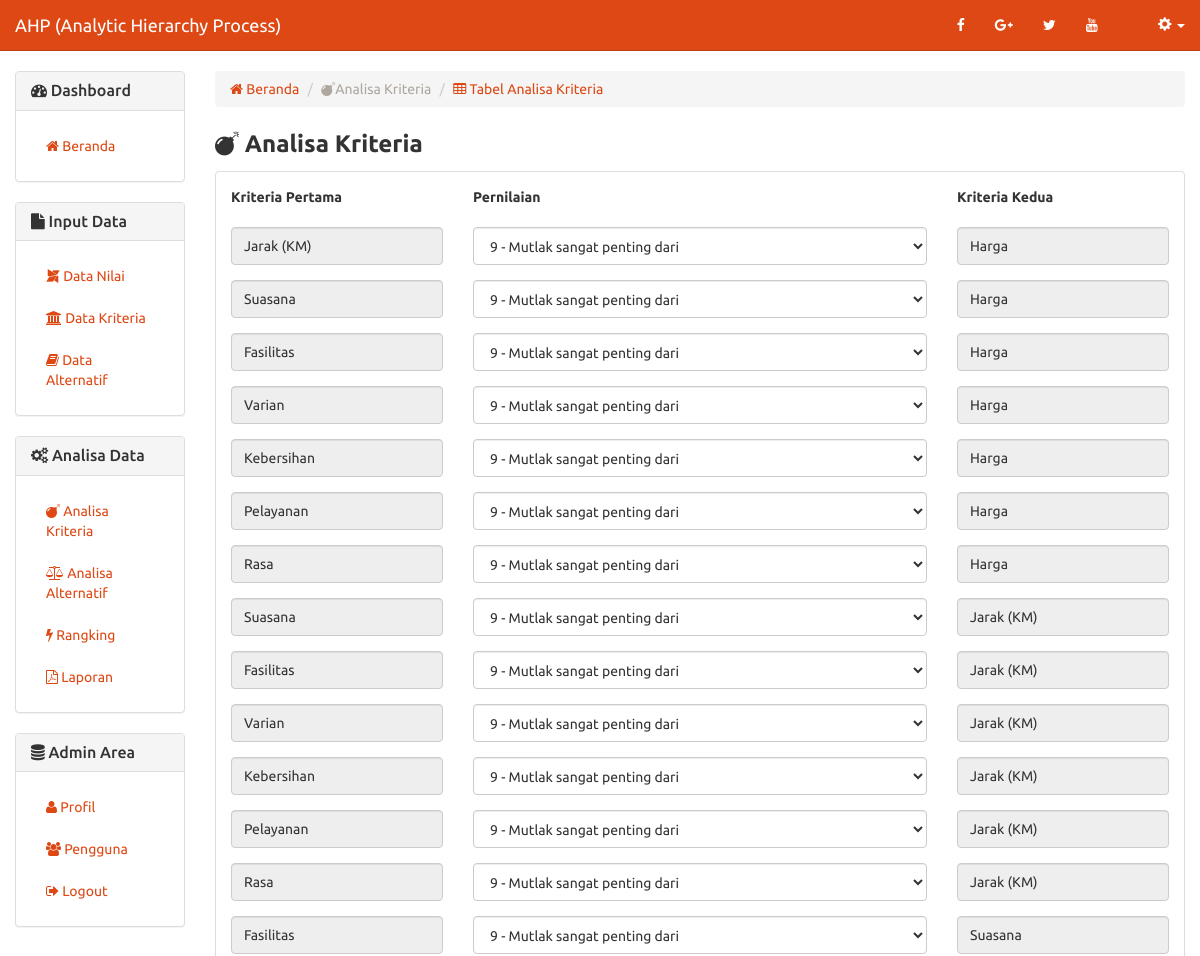
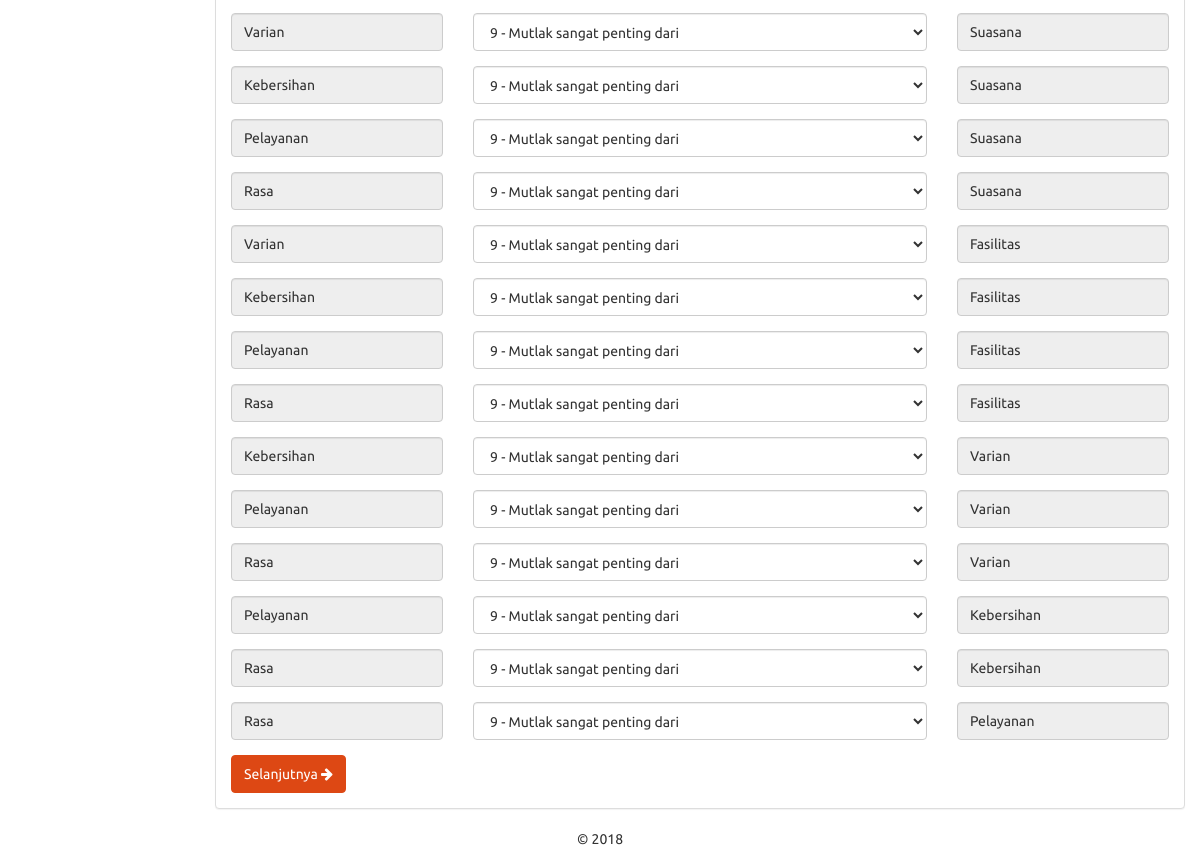
/analisa-kriteria.php, run on the app's committed database (2 pictures, top to bottom).
### tables this page shows
CREATE TABLE `ahp_data_kriteria` (
  `id_kriteria` int(2) NOT NULL,
  `nama_kriteria` varchar(45) NOT NULL,
  `jumlah_kriteria` double NOT NULL,
  `bobot_kriteria` double NOT NULL
);

### includes/kriteria.inc.php (called while the page is built, shortened)
<?php
class Kriteria{
	private $conn;
	private $table_name = "ahp_data_kriteria";
	public function __construct($db){
		$this->conn = $db;
	}
	function readSatu($a){
		$query = "SELECT * FROM " . $this->table_name . " WHERE id_kriteria='$a' LIMIT 0,1";
		$stmt = $this->conn->prepare( $query );
		$stmt->execute();
		return $stmt;
	}
}
?>

### includes/nilai.inc.php (called while the page is built, shortened)
<?php
class Nilai{
	private $conn;
	private $table_name = "ahp_nilai";
	public function __construct($db){
		$this->conn = $db;
	}
	function readAll(){
		$query = "SELECT * FROM ".$this->table_name." ORDER BY id_nilai ASC";
		$stmt = $this->conn->prepare( $query );
		$stmt->execute();
		return $stmt;
	}
}
?>

### analisa-kriteria.php (the view, shortened to what this page needs)
<?php
include_once 'header.php';
include_once 'includes/kriteria.inc.php';
$pro1 = new Kriteria($db);
include_once 'includes/nilai.inc.php';
$pro2 = new Nilai($db);
?>
		<div class="row">
		  <div class="col-xs-12 col-sm-12 col-md-2">
		  <?php
			include_once 'sidebar.php';
			?>
		  </div>
		  <div class="col-xs-12 col-sm-12 col-md-10">
		  <ol class="breadcrumb">
			  <li><a href="index.php"><span class="fa fa-home"></span> Beranda</a></li>
			  <li class="active"><span class="fa fa-bomb"></span>Analisa Kriteria</li>
	  		  <li><a href="analisa-kriteria-tabel.php"><span class="fa fa-table"></span> Tabel Analisa Kriteria</a></li>
			</ol>
		  	<p style="margin-bottom:10px;">
		  		<strong style="font-size:18pt;"><span class="fa fa-bomb"></span> Analisa Kriteria</strong>
		  	</p>
		  	<div class="panel panel-default">
		<div class="panel-body">
			    <form method="post" action="analisa-kriteria-tabel.php">
				<div class="row">
					  <div class="col-xs-12 col-md-3">
						<div class="form-group">
							<label>Kriteria Pertama</label>
						</div>
					  </div>
					  <div class="col-xs-12 col-md-6">
						<div class="form-group">
							<label>Pernilaian</label>
						</div>
					  </div>
					  <div class="col-xs-12 col-md-3">
						<div class="form-group">
							<label>Kriteria Kedua</label>
						</div>
					  </div>
					</div>
					<?php
						$kriteria = 8 + 1;
						$i = 1;
						$j = 2;
						for ($baris=$i;$baris<$kriteria;$baris++){
							for ($kolom=$j;$kolom<$kriteria;$kolom++){
					?>
					<div class="row">
						<div class="col-xs-12 col-md-3">
						<div class="form-group">
							<?php
								$stmt2 = $pro1->readSatu($kolom);
								while($row1 = $stmt2->fetch(PDO::FETCH_ASSOC)){
							?>
							<input type="text" class="form-control" value="<?php echo $row1['nama_kriteria'] ?>" readonly />
							<?php
								}
							?>
						</div>
						</div>
						<div class="col-xs-12 col-md-6">
						<div class="form-group">
							<select class="form-control" name="<?php echo $baris.$kolom ?>">
								<?php
								$stmt1 = $pro2->readAll();
								while ($row2 = $stmt1->fetch(PDO::FETCH_ASSOC)){
								?>
								<option value="<?php echo $row2['jum_nilai'] ?>"><?php echo $row2['jum_nilai'] ?> - <?php echo $row2['ket_nilai'] ?></option>
								<?php
								}
								?>
							</select>
						</div>
						</div>
						<div class="col-xs-12 col-md-3">
						<div class="form-group">
							<?php
								$stmt3 = $pro1->readSatu($baris);
								while($row3 = $stmt3->fetch(PDO::FETCH_ASSOC)){
							?>
							<input type="text" class="form-control" value="<?php echo $row3['nama_kriteria'] ?>" readonly />
							<?php
								}
							?>
						</div>
						</div>
					</div>
					<?php
							}
							$j = $j+1;
						}
					?>
					<button type="submit" name="subankr" class="btn btn-primary"> Selanjutnya <span class="fa fa-arrow-right"></span></button>
				</form>
		  </div></div></div>
		</div>
		<?php
include_once 'footer.php';
?>

### data on the page
ahp_data_kriteria: nama_kriteria "Jarak (KM)"
ahp_data_kriteria: nama_kriteria "Harga"
ahp_data_kriteria: nama_kriteria "Suasana"
ahp_data_kriteria: nama_kriteria "Fasilitas"
ahp_data_kriteria: nama_kriteria "Varian"
ahp_data_kriteria: nama_kriteria "Kebersihan"
ahp_data_kriteria: nama_kriteria "Pelayanan"
ahp_data_kriteria: nama_kriteria "Rasa"

### other printed values
form field value "9 - Mutlak sangat penting dari"
